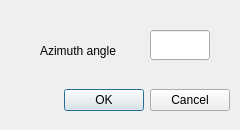
<?xml version="1.0" encoding="UTF-8"?>
<ui version="4.0">
 <class>AzimuthDialog</class>
 <widget class="QDialog" name="AzimuthDialog">
  <property name="enabled">
   <bool>true</bool>
  </property>
  <property name="geometry">
   <rect>
    <x>0</x>
    <y>0</y>
    <width>240</width>
    <height>130</height>
   </rect>
  </property>
  <property name="sizePolicy">
   <sizepolicy hsizetype="Preferred" vsizetype="Preferred">
    <horstretch>0</horstretch>
    <verstretch>0</verstretch>
   </sizepolicy>
  </property>
  <property name="windowTitle">
   <string>Dialog</string>
  </property>
  <property name="windowOpacity">
   <double>1.000000000000000</double>
  </property>
  <widget class="QDialogButtonBox" name="buttonBox">
   <property name="geometry">
    <rect>
     <x>10</x>
     <y>80</y>
     <width>220</width>
     <height>40</height>
    </rect>
   </property>
   <property name="orientation">
    <enum>Qt::Horizontal</enum>
   </property>
   <property name="standardButtons">
    <set>QDialogButtonBox::Cancel|QDialogButtonBox::Ok</set>
   </property>
  </widget>
  <widget class="QLabel" name="label">
   <property name="geometry">
    <rect>
     <x>40</x>
     <y>40</y>
     <width>101</width>
     <height>21</height>
    </rect>
   </property>
   <property name="text">
    <string>Azimuth angle</string>
   </property>
  </widget>
  <widget class="QLineEdit" name="lineEdit">
   <property name="geometry">
    <rect>
     <x>150</x>
     <y>30</y>
     <width>60</width>
     <height>30</height>
    </rect>
   </property>
   <property name="sizePolicy">
    <sizepolicy hsizetype="Expanding" vsizetype="Fixed">
     <horstretch>0</horstretch>
     <verstretch>0</verstretch>
    </sizepolicy>
   </property>
   <property name="contextMenuPolicy">
    <enum>Qt::DefaultContextMenu</enum>
   </property>
   <property name="autoFillBackground">
    <bool>true</bool>
   </property>
  </widget>
 </widget>
 <resources/>
 <connections>
  <connection>
   <sender>buttonBox</sender>
   <signal>accepted()</signal>
   <receiver>AzimuthDialog</receiver>
   <slot>accept()</slot>
   <hints>
    <hint type="sourcelabel">
     <x>248</x>
     <y>254</y>
    </hint>
    <hint type="destinationlabel">
     <x>157</x>
     <y>274</y>
    </hint>
   </hints>
  </connection>
  <connection>
   <sender>buttonBox</sender>
   <signal>rejected()</signal>
   <receiver>AzimuthDialog</receiver>
   <slot>reject()</slot>
   <hints>
    <hint type="sourcelabel">
     <x>316</x>
     <y>260</y>
    </hint>
    <hint type="destinationlabel">
     <x>286</x>
     <y>274</y>
    </hint>
   </hints>
  </connection>
 </connections>
</ui>
